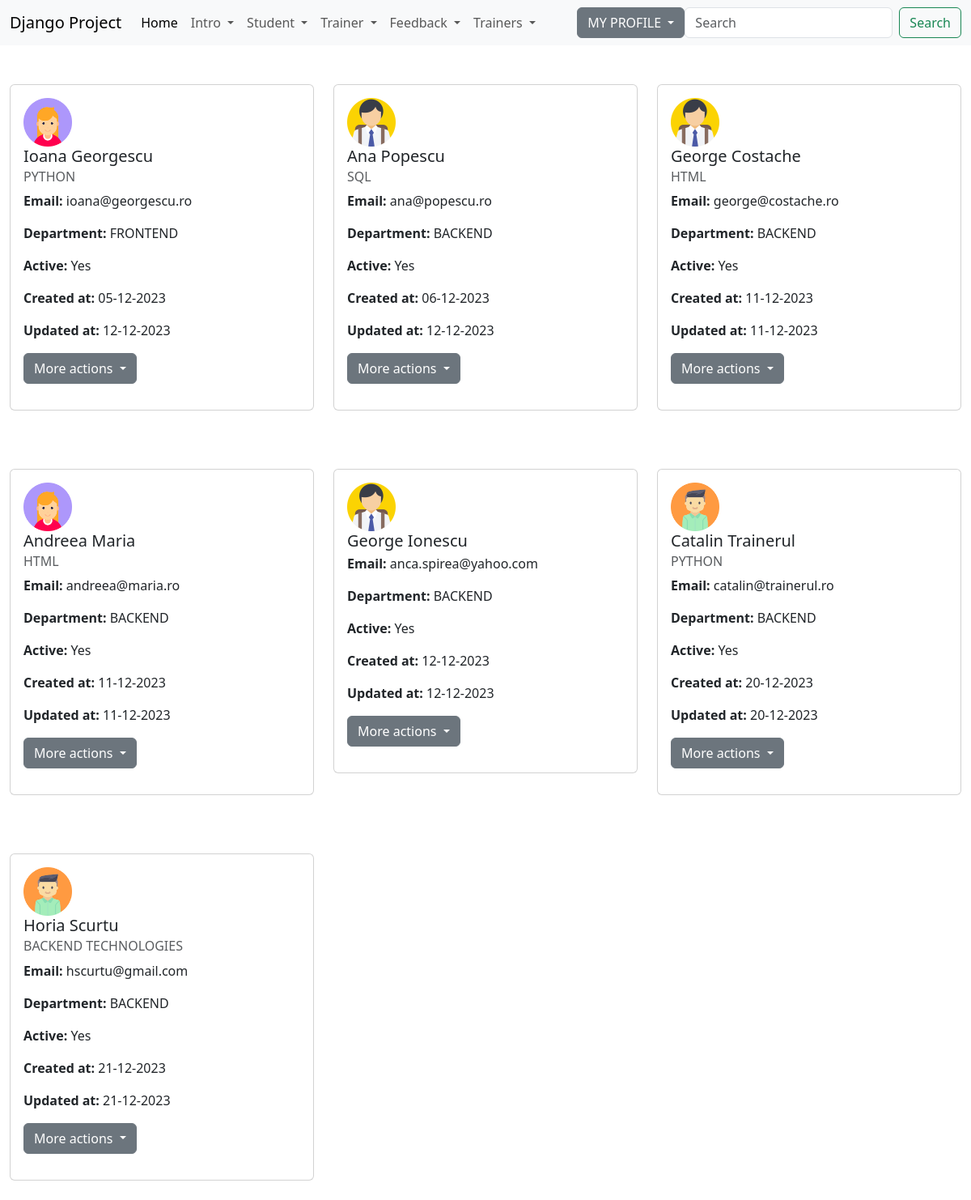
The page /list_of_trainers/ (signed in) on the database its author committed.
### trainer/models.py (models this page shows)
class Trainer(models.Model):
    department_options = (
        ('backend', 'Backend'),
        ('frontend', 'Frontend'),
        ('network', 'Network')
    )
    first_name = models.CharField(max_length=20)
    last_name = models.CharField(max_length=20)
    course = models.CharField(max_length=40, blank=True) # blank=True face ca fieldul SA NU FIE OBLIGATORIU DE COMPLETAT
    email = models.EmailField(max_length=50)
    department = models.CharField(choices=department_options, max_length=100)
    active = models.BooleanField(default=True)
    profile = models.ImageField(upload_to='profile_trainers/', null=True, blank=True)
    created_at = models.DateTimeField(auto_now_add=True)
    updated_at = models.DateTimeField(auto_now=True)
    def __str__(self):
        return f'{self.first_name} {self.last_name}'

### trainer/views.py (the view)
# urls.py: path('list_of_trainers/', views.TrainerListView.as_view(), name='list-of-trainers'),
class TrainerListView(LoginRequiredMixin, PermissionRequiredMixin, ListView):
    template_name = 'trainer/list_of_trainers.html'
    model = Trainer
    context_object_name = 'all_trainers'
    permission_required = 'trainer.view_list_of_trainers'

### djangoProject/context_processors.py (called while the page is built)
def get_all_trainers(request):
    return {'trainers': Trainer.objects.all()}

### templates/trainer/list_of_trainers.html (shortened to what this page needs)
{% extends 'base.html' %}
{% load static %}
{% block content %}
    <div class="container-fluid">
        <div class="row">
            {% for trainer in all_trainers %}
                <div class="col-md-4 mb-4">
                    <br><br>
                    <div class="card">
                        <div class="card-body">
                            {% if trainer.profile %}
                                <img src="{{ trainer.profile.url }}" width="60px" height="60px"/>
                            {% else %}
                                <img src="{% static 'images/img_3.png' %}" width="60px" height="60px"/>
                            {% endif %}
                            <h5 class="card-title">{{ trainer.first_name }} {{ trainer.last_name }}</h5>
                            <h6 class="card-subtitle mb-2 text-muted">{{ trainer.course|upper }}</h6>
                            <p class="card-text"><strong>Email:</strong> {{ trainer.email }}</p>
                            <p class="card-text"><strong>Department:</strong> {{ trainer.department|upper }}</p>
                            <p class="card-text"><strong>Active:</strong> {% if trainer.active %}Yes{% else %}
                                No{% endif %}</p>
                            <p class="card-text"><strong>Created at:</strong> {{ trainer.created_at|date:"d-m-Y" }}</p>
                            <p class="card-text"><strong>Updated at:</strong> {{ trainer.updated_at|date:"d-m-Y" }}</p>
                            <p>
                            {% if perms.trainer.change_trainer or perms.trainer.delete_trainer or perms.trainer.view_trainer %}
                            <div class="dropdown">
                                <button class="btn btn-secondary dropdown-toggle" type="button"
                                        data-bs-toggle="dropdown" aria-expanded="false">
                                    More actions
                                </button>
                            </div>
                            {% endif %}
                            </p>
                        </div>
                    </div>
                </div>
            {% endfor %}
        </div>
    </div>
{% endblock %}

### rows shown on the page
Trainer: profile (picture), first_name "Ioana", last_name "Georgescu", course "PYTHON", email "ioana@georgescu.ro", department "FRONTEND", active "Yes", created_at "05-12-2023", updated_at "12-12-2023"
Trainer: first_name "Ana", last_name "Popescu", course "SQL", email "ana@popescu.ro", department "BACKEND", active "Yes", created_at "06-12-2023", updated_at "12-12-2023"
Trainer: first_name "George", last_name "Costache", course "HTML", email "george@costache.ro", department "BACKEND", active "Yes", created_at "11-12-2023", updated_at "11-12-2023"
Trainer: profile (picture), first_name "Andreea", last_name "Maria", course "HTML", email "andreea@maria.ro", department "BACKEND", active "Yes", created_at "11-12-2023", updated_at "11-12-2023"
Trainer: first_name "George", last_name "Ionescu", email "anca.spirea@yahoo.com", department "BACKEND", active "Yes", created_at "12-12-2023", updated_at "12-12-2023"
Trainer: profile (picture), first_name "Catalin", last_name "Trainerul", course "PYTHON", email "catalin@trainerul.ro", department "BACKEND", active "Yes", created_at "20-12-2023", updated_at "20-12-2023"
Trainer: profile (picture), first_name "Horia", last_name "Scurtu", course "BACKEND TECHNOLOGIES", email "hscurtu@gmail.com", department "BACKEND", active "Yes", created_at "21-12-2023", updated_at "21-12-2023"
